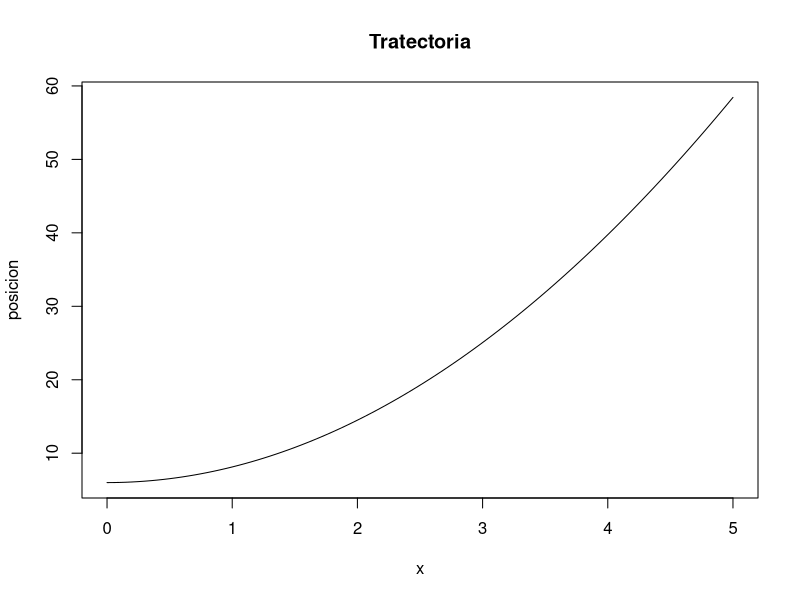

This figure's R source:
trayecttoria <- function()
{
  t = 0
  posicion = function(t){6+(2.13 * (t^2)) - (0.0013 * (t^4))}
  funcion = 6+(2.13 * (t^2)) - (0.0013 * (t^4))
  resultado = 6+2.13*((t+1)^2)-0.0013*((t+1)^4)
  arr = c(0)
  
  while(funcion < resultado){
    
    t =t+1
    
    funcion = 6+2.13*(t^2)-0.0013*(t^4)
    
    resultado = 6+2.13*((t+1)^2)-0.0013*((t+1)^4)
    
  }
plot(posicion, xlim = c(0,5), main = "Tratectoria")

  cat("La altura mayor alcanzada es :",funcion)
  
  
}
trayecttoria()


